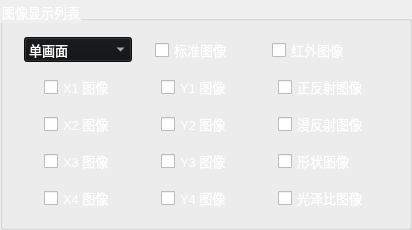
           <widget class="QGroupBox" name="groupBox_11">
            <property name="minimumSize">
             <size>
              <width>300</width>
              <height>230</height>
             </size>
            </property>
            <property name="maximumSize">
             <size>
              <width>1000</width>
              <height>280</height>
             </size>
            </property>
            <property name="font">
             <font>
              <pointsize>10</pointsize>
             </font>
            </property>
            <property name="styleSheet">
             <string notr="true">color: rgb(255, 255, 255);</string>
            </property>
            <property name="title">
             <string>图像显示列表</string>
            </property>
            <layout class="QGridLayout" name="gridLayout_16">
             <item row="0" column="0">
              <layout class="QHBoxLayout" name="horizontalLayout_75">
               <item>
                <spacer name="horizontalSpacer_41">
                 <property name="orientation">
                  <enum>Qt::Horizontal</enum>
                 </property>
                 <property name="sizeType">
                  <enum>QSizePolicy::Fixed</enum>
                 </property>
                 <property name="sizeHint" stdset="0">
                  <size>
                   <width>10</width>
                   <height>17</height>
                  </size>
                 </property>
                </spacer>
               </item>
               <item>
                <widget class="QComboBox" name="comboBox_3">
                 <property name="sizePolicy">
                  <sizepolicy hsizetype="Fixed" vsizetype="Fixed">
                   <horstretch>0</horstretch>
                   <verstretch>0</verstretch>
                  </sizepolicy>
                 </property>
                 <property name="minimumSize">
                  <size>
                   <width>100</width>
                   <height>25</height>
                  </size>
                 </property>
                 <property name="font">
                  <font>
                   <pointsize>10</pointsize>
                  </font>
                 </property>
                 <property name="layoutDirection">
                  <enum>Qt::LeftToRight</enum>
                 </property>
                 <property name="styleSheet">
                  <string notr="true">background-color: rgb(17, 18, 20);</string>
                 </property>
                 <item>
                  <property name="text">
                   <string>单画面</string>
                  </property>
                 </item>
                 <item>
                  <property name="text">
                   <string>双画面</string>
                  </property>
                 </item>
                 <item>
                  <property name="text">
                   <string>四画面</string>
                  </property>
                 </item>
                 <item>
                  <property name="text">
                   <string>显示所有图像</string>
                  </property>
                 </item>
                </widget>
               </item>
               <item>
                <spacer name="horizontalSpacer_74">
                 <property name="orientation">
                  <enum>Qt::Horizontal</enum>
                 </property>
                 <property name="sizeType">
                  <enum>QSizePolicy::Fixed</enum>
                 </property>
                 <property name="sizeHint" stdset="0">
                  <size>
                   <width>17</width>
                   <height>23</height>
                  </size>
                 </property>
                </spacer>
               </item>
               <item>
                <widget class="QCheckBox" name="checkBox_Gro">
                 <property name="font">
                  <font>
                   <pointsize>10</pointsize>
                  </font>
                 </property>
                 <property name="styleSheet">
                  <string notr="true">color: rgb(255, 255, 255);</string>
                 </property>
                 <property name="text">
                  <string>标准图像</string>
                 </property>
                </widget>
               </item>
               <item>
                <spacer name="horizontalSpacer_47">
                 <property name="orientation">
                  <enum>Qt::Horizontal</enum>
                 </property>
                 <property name="sizeType">
                  <enum>QSizePolicy::Fixed</enum>
                 </property>
                 <property name="sizeHint" stdset="0">
                  <size>
                   <width>21</width>
                   <height>23</height>
                  </size>
                 </property>
                </spacer>
               </item>
               <item>
                <widget class="QCheckBox" name="checkBox_IR">
                 <property name="font">
                  <font>
                   <pointsize>10</pointsize>
                  </font>
                 </property>
                 <property name="styleSheet">
                  <string notr="true">color: rgb(255, 255, 255);</string>
                 </property>
                 <property name="text">
                  <string>红外图像 </string>
                 </property>
                </widget>
               </item>
               <item>
                <spacer name="horizontalSpacer_42">
                 <property name="orientation">
                  <enum>Qt::Horizontal</enum>
                 </property>
                 <property name="sizeType">
                  <enum>QSizePolicy::Fixed</enum>
                 </property>
                 <property name="sizeHint" stdset="0">
                  <size>
                   <width>36</width>
                   <height>23</height>
                  </size>
                 </property>
                </spacer>
               </item>
              </layout>
             </item>
             <item row="1" column="0">
              <layout class="QHBoxLayout" name="horizontalLayout_2">
               <item>
                <spacer name="horizontalSpacer_25">
                 <property name="orientation">
                  <enum>Qt::Horizontal</enum>
                 </property>
                 <property name="sizeType">
                  <enum>QSizePolicy::Fixed</enum>
                 </property>
                 <property name="sizeHint" stdset="0">
                  <size>
                   <width>30</width>
                   <height>20</height>
                  </size>
                 </property>
                </spacer>
               </item>
               <item>
                <widget class="QCheckBox" name="checkBox_X1">
                 <property name="font">
                  <font>
                   <pointsize>10</pointsize>
                  </font>
                 </property>
                 <property name="styleSheet">
                  <string notr="true">color: rgb(255, 255, 255);</string>
                 </property>
                 <property name="text">
                  <string>X1 图像</string>
                 </property>
                </widget>
               </item>
               <item>
                <spacer name="horizontalSpacer_27">
                 <property name="orientation">
                  <enum>Qt::Horizontal</enum>
                 </property>
                 <property name="sizeHint" stdset="0">
                  <size>
                   <width>40</width>
                   <height>20</height>
                  </size>
                 </property>
                </spacer>
               </item>
               <item>
                <widget class="QCheckBox" name="checkBox_Y1">
                 <property name="font">
                  <font>
                   <pointsize>10</pointsize>
                  </font>
                 </property>
                 <property name="styleSheet">
                  <string notr="true">color: rgb(255, 255, 255);</string>
                 </property>
                 <property name="text">
                  <string>Y1 图像</string>
                 </property>
                </widget>
               </item>
               <item>
                <spacer name="horizontalSpacer_28">
                 <property name="orientation">
                  <enum>Qt::Horizontal</enum>
                 </property>
                 <property name="sizeHint" stdset="0">
                  <size>
                   <width>40</width>
                   <height>20</height>
                  </size>
                 </property>
                </spacer>
               </item>
               <item>
                <widget class="QCheckBox" name="checkBox_Spe">
                 <property name="font">
                  <font>
                   <pointsize>10</pointsize>
                  </font>
                 </property>
                 <property name="styleSheet">
                  <string notr="true">color: rgb(255, 255, 255);</string>
                 </property>
                 <property name="text">
                  <string>正反射图像</string>
                 </property>
                </widget>
               </item>
               <item>
                <spacer name="horizontalSpacer_26">
                 <property name="orientation">
                  <enum>Qt::Horizontal</enum>
                 </property>
                 <property name="sizeType">
                  <enum>QSizePolicy::Fixed</enum>
                 </property>
                 <property name="sizeHint" stdset="0">
                  <size>
                   <width>30</width>
                   <height>20</height>
                  </size>
                 </property>
                </spacer>
               </item>
              </layout>
             </item>
             <item row="2" column="0">
              <layout class="QHBoxLayout" name="horizontalLayout_45">
               <item>
                <spacer name="horizontalSpacer_29">
                 <property name="orientation">
                  <enum>Qt::Horizontal</enum>
                 </property>
                 <property name="sizeType">
                  <enum>QSizePolicy::Fixed</enum>
                 </property>
                 <property name="sizeHint" stdset="0">
                  <size>
                   <width>30</width>
                   <height>20</height>
                  </size>
                 </property>
                </spacer>
               </item>
               <item>
                <widget class="QCheckBox" name="checkBox_X2">
                 <property name="font">
                  <font>
                   <pointsize>10</pointsize>
                  </font>
                 </property>
                 <property name="styleSheet">
                  <string notr="true">color: rgb(255, 255, 255);</string>
                 </property>
                 <property name="text">
                  <string>X2 图像</string>
                 </property>
                </widget>
               </item>
               <item>
                <spacer name="horizontalSpacer_30">
                 <property name="orientation">
                  <enum>Qt::Horizontal</enum>
                 </property>
                 <property name="sizeHint" stdset="0">
                  <size>
                   <width>40</width>
                   <height>20</height>
                  </size>
                 </property>
                </spacer>
               </item>
               <item>
                <widget class="QCheckBox" name="checkBox_Y2">
                 <property name="font">
                  <font>
                   <pointsize>10</pointsize>
                  </font>
                 </property>
                 <property name="styleSheet">
                  <string notr="true">color: rgb(255, 255, 255);</string>
                 </property>
                 <property name="text">
                  <string>Y2 图像</string>
                 </property>
                </widget>
               </item>
               <item>
                <spacer name="horizontalSpacer_31">
                 <property name="orientation">
                  <enum>Qt::Horizontal</enum>
                 </property>
                 <property name="sizeHint" stdset="0">
                  <size>
                   <width>40</width>
                   <height>20</height>
                  </size>
                 </property>
                </spacer>
               </item>
               <item>
                <widget class="QCheckBox" name="checkBox_Dif">
                 <property name="font">
                  <font>
                   <pointsize>10</pointsize>
                  </font>
                 </property>
                 <property name="styleSheet">
                  <string notr="true">color: rgb(255, 255, 255);</string>
                 </property>
                 <property name="text">
                  <string>漫反射图像</string>
                 </property>
                </widget>
               </item>
               <item>
                <spacer name="horizontalSpacer_32">
                 <property name="orientation">
                  <enum>Qt::Horizontal</enum>
                 </property>
                 <property name="sizeType">
                  <enum>QSizePolicy::Fixed</enum>
                 </property>
                 <property name="sizeHint" stdset="0">
                  <size>
                   <width>30</width>
                   <height>20</height>
                  </size>
                 </property>
                </spacer>
               </item>
              </layout>
             </item>
             <item row="3" column="0">
              <layout class="QHBoxLayout" name="horizontalLayout_34">
               <item>
                <spacer name="horizontalSpacer_33">
                 <property name="orientation">
                  <enum>Qt::Horizontal</enum>
                 </property>
                 <property name="sizeType">
                  <enum>QSizePolicy::Fixed</enum>
                 </property>
                 <property name="sizeHint" stdset="0">
                  <size>
                   <width>30</width>
                   <height>20</height>
                  </size>
                 </property>
                </spacer>
               </item>
               <item>
                <widget class="QCheckBox" name="checkBox_X3">
                 <property name="font">
                  <font>
                   <pointsize>10</pointsize>
                  </font>
                 </property>
                 <property name="styleSheet">
                  <string notr="true">color: rgb(255, 255, 255);</string>
                 </property>
                 <property name="text">
                  <string>X3 图像</string>
                 </property>
                </widget>
               </item>
               <item>
                <spacer name="horizontalSpacer_35">
                 <property name="orientation">
                  <enum>Qt::Horizontal</enum>
                 </property>
                 <property name="sizeHint" stdset="0">
                  <size>
                   <width>40</width>
                   <height>20</height>
                  </size>
                 </property>
                </spacer>
               </item>
               <item>
                <widget class="QCheckBox" name="checkBox_Y3">
                 <property name="font">
                  <font>
                   <pointsize>10</pointsize>
                  </font>
                 </property>
                 <property name="styleSheet">
                  <string notr="true">color: rgb(255, 255, 255);</string>
                 </property>
                 <property name="text">
                  <string>Y3 图像</string>
                 </property>
                </widget>
               </item>
               <item>
                <spacer name="horizontalSpacer_37">
                 <property name="orientation">
                  <enum>Qt::Horizontal</enum>
                 </property>
                 <property name="sizeHint" stdset="0">
                  <size>
                   <width>40</width>
                   <height>20</height>
                  </size>
                 </property>
                </spacer>
               </item>
               <item>
                <widget class="QCheckBox" name="checkBox_SP1">
                 <property name="font">
                  <font>
                   <pointsize>10</pointsize>
                  </font>
                 </property>
                 <property name="styleSheet">
                  <string notr="true">color: rgb(255, 255, 255);</string>
                 </property>
                 <property name="text">
                  <string>形状图像</string>
                 </property>
                </widget>
               </item>
               <item>
                <spacer name="horizontalSpacer_40">
                 <property name="orientation">
                  <enum>Qt::Horizontal</enum>
                 </property>
                 <property name="sizeType">
                  <enum>QSizePolicy::Fixed</enum>
                 </property>
                 <property name="sizeHint" stdset="0">
                  <size>
                   <width>43</width>
                   <height>20</height>
                  </size>
                 </property>
                </spacer>
               </item>
              </layout>
             </item>
             <item row="4" column="0">
              <layout class="QHBoxLayout" name="horizontalLayout_46">
               <item>
                <spacer name="horizontalSpacer_34">
                 <property name="orientation">
                  <enum>Qt::Horizontal</enum>
                 </property>
                 <property name="sizeType">
                  <enum>QSizePolicy::Fixed</enum>
                 </property>
                 <property name="sizeHint" stdset="0">
                  <size>
                   <width>30</width>
                   <height>20</height>
                  </size>
                 </property>
                </spacer>
               </item>
               <item>
                <widget class="QCheckBox" name="checkBox_X4">
                 <property name="font">
                  <font>
                   <pointsize>10</pointsize>
                  </font>
                 </property>
                 <property name="styleSheet">
                  <string notr="true">color: rgb(255, 255, 255);</string>
                 </property>
                 <property name="text">
                  <string>X4 图像</string>
                 </property>
                </widget>
               </item>
               <item>
                <spacer name="horizontalSpacer_36">
                 <property name="orientation">
                  <enum>Qt::Horizontal</enum>
                 </property>
                 <property name="sizeHint" stdset="0">
                  <size>
                   <width>40</width>
                   <height>20</height>
                  </size>
                 </property>
                </spacer>
               </item>
               <item>
                <widget class="QCheckBox" name="checkBox_Y4">
                 <property name="font">
                  <font>
                   <pointsize>10</pointsize>
                  </font>
                 </property>
                 <property name="styleSheet">
                  <string notr="true">color: rgb(255, 255, 255);</string>
                 </property>
                 <property name="text">
                  <string>Y4 图像</string>
                 </property>
                </widget>
               </item>
               <item>
                <spacer name="horizontalSpacer_38">
                 <property name="orientation">
                  <enum>Qt::Horizontal</enum>
                 </property>
                 <property name="sizeHint" stdset="0">
                  <size>
                   <width>40</width>
                   <height>20</height>
                  </size>
                 </property>
                </spacer>
               </item>
               <item>
                <widget class="QCheckBox" name="checkBox_SP2">
                 <property name="font">
                  <font>
                   <pointsize>10</pointsize>
                  </font>
                 </property>
                 <property name="styleSheet">
                  <string notr="true">color: rgb(255, 255, 255);</string>
                 </property>
                 <property name="text">
                  <string>光泽比图像</string>
                 </property>
                </widget>
               </item>
               <item>
                <spacer name="horizontalSpacer_39">
                 <property name="orientation">
                  <enum>Qt::Horizontal</enum>
                 </property>
                 <property name="sizeType">
                  <enum>QSizePolicy::Fixed</enum>
                 </property>
                 <property name="sizeHint" stdset="0">
                  <size>
                   <width>30</width>
                   <height>20</height>
                  </size>
                 </property>
                </spacer>
               </item>
              </layout>
             </item>
            </layout>
           </widget>
